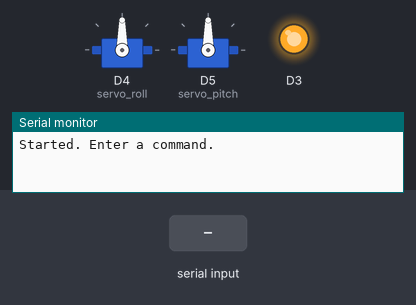
A sketch run on a simulated ESP8266 (NodeMCU). On the bench: 2 × servo, output pins drawn as LEDs (lit = HIGH), the last lines printed to the serial monitor. Inputs (shaded band) come from the test bench.

Above: at 2.2 s.
2.3 s: "x 150\n" received over Serial
At 3.4 s:
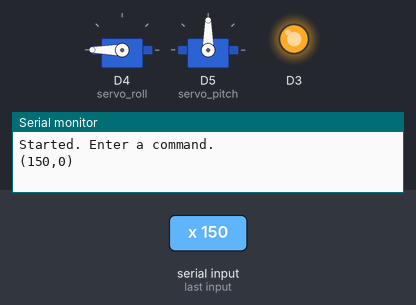
3.8 s: "y 150\n" received over Serial
At 4.6 s:
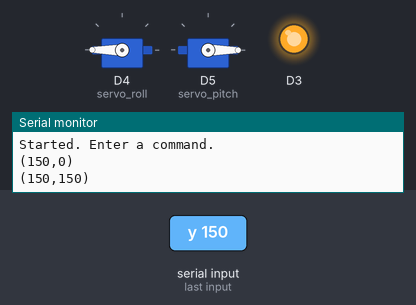
5.3 s: "x 1\n" received over Serial
At 5.7 s:
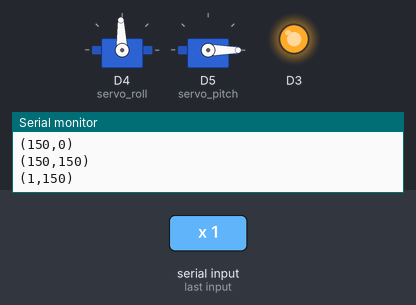
6.8 s: "x 45\n" received over Serial
At 8.0 s:
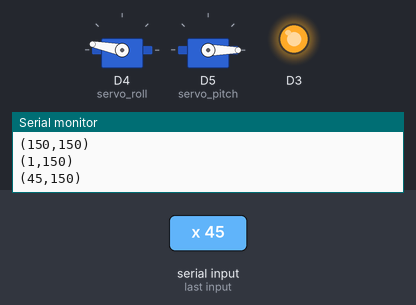
8.3 s: "y 1\n" received over Serial
At 9.2 s:
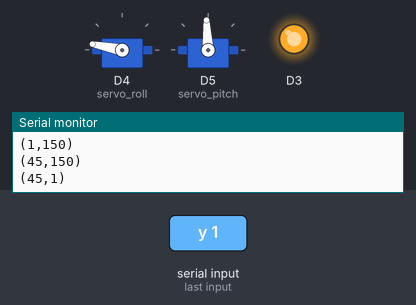
9.8 s: "y 45\n" received over Serial
At 10.4 s:
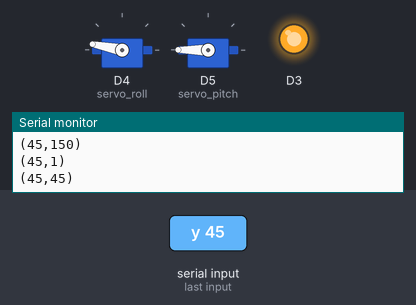
Timing chart, 0 to 12.3 s (numbered marks = the images above; inputs shaded):
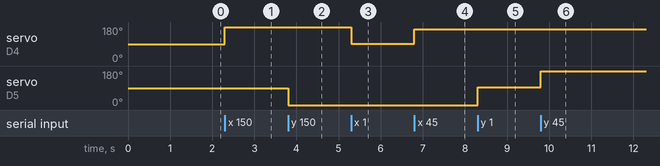

The sketch:

gimbal_tool.ino
```cpp
#include <Servo.h>
#include "Gimbal.h"

Gimbal gimbal;

String command;

int x, y = 0; // x-roll, y-pitch

const int SERVO_UPDATE_INTERVAL = 10; // in ms

bool playing_animation = false;
String current_animation;
unsigned long last_animation_frame = 0;
unsigned long now;
const float TIME_SCALE = 0.006f; // from ms

void setup() {

  Serial.begin(9600);

  delay(1000);

  gimbal.attach();

  pinMode(D3, OUTPUT);
  digitalWrite(D3, HIGH);

  gimbal.write(0,0);

  Serial.println("Started. Enter a command.");

}

void loop() {

  if (Serial.available()) {
    command = Serial.readStringUntil('\n');
    command.trim();

    if (command.startsWith("x")) {
      x = command.substring(2).toInt();
      gimbal.write(x, y);
      printpos();
    } else if (command.startsWith("y")) {
      y = command.substring(2).toInt();
      gimbal.write(x, y);
      printpos();
    } else if (command.equals("center")) {
      gimbal.write(0, 0);
      x = 0;
      y = 0;
      Serial.println("(0,0)");
    } else if (command.startsWith("goto ")) {
      String pos = command.substring(5);
      int di = pos.indexOf(" ");
      x = pos.substring(0,di).toFloat();
      y = pos.substring(di).toFloat();
      gimbal.write(x, y);
      printpos();
    } else if (command.startsWith("play ")) {
      String animation = command.substring(5);
      if (animation.equals("xline")) {
        current_animation = "xline";
        playing_animation = true;
      } else if (animation.equals("yline")) {
        current_animation = "yline";
        playing_animation = true;
      } else {
        Serial.print("Animation \"");
        Serial.print(animation);
        Serial.println("\" unknown.");
      }
    } else if (command.equals("stop")) {
      playing_animation = false;
    }
  }

  if (playing_animation && (millis() - last_animation_frame >= SERVO_UPDATE_INTERVAL)) {
    now = millis() * TIME_SCALE;

    if (current_animation.equals("xline")) {
      gimbal.write(sin(now)*6.0,0); // radius = 6
    }

    if (current_animation.equals("yline")) {
      gimbal.write(0,sin(now)*6.0); // radius = 6
    }

    last_animation_frame = millis();
  }

}

void printpos() {
  Serial.print("(");
  Serial.print(x);
  Serial.print(",");
  Serial.print(y);
  Serial.println(")");
}
```

Gimbal.cpp
```cpp
#include "Gimbal.h"
#include <Servo.h>
#include <Arduino.h>

Gimbal::Gimbal() {

}

void Gimbal::attach() {
  servo_roll.attach(D4);
  servo_pitch.attach(D5);
}

void Gimbal::write(float vector_roll, float vector_pitch) {
  servo_roll.write(round(vector_roll * 1.748)+90);
  servo_pitch.write(round(vector_pitch * 2.732)+90);
}
```

Gimbal.h
```cpp
#ifndef Gimbal_h
#define Gimbal_h

#include <Servo.h>
#include <Arduino.h>

class Gimbal {
  public:
    Gimbal();

    Servo servo_roll;
    Servo servo_pitch;

    void attach();
    void write(float vector_roll, float vector_pitch);
};

#endif
```

Measured:
- after the input at 2.3 s, servo on D4 (servo_roll): 90° → 180° at once
- after the input at 3.8 s, servo on D5 (servo_pitch): 90° → 0° at once
- after the input at 5.3 s, servo on D4 (servo_roll): 180° → 92° at once
- after the input at 6.8 s, servo on D4 (servo_roll): 92° → 169° at once
- after the input at 8.3 s, servo on D5 (servo_pitch): 0° → 93° at once
- after the input at 9.8 s, servo on D5 (servo_pitch): 93° → 180° at once
